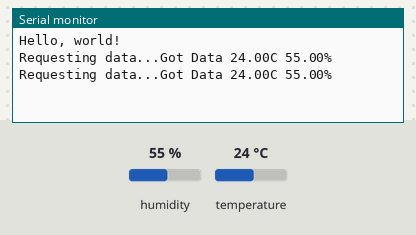
This sketch was run on a simulated Arduino Uno, built with avr-gcc and run on an emulated ATmega328P. On the bench: the last lines printed to the serial monitor. The test bench sets the inputs (shaded band); at power-on: humidity 55 %, temperature 24 °C.

Above: at 4.8 s.
4.9 s: humidity set to 22 %
At 7.2 s:
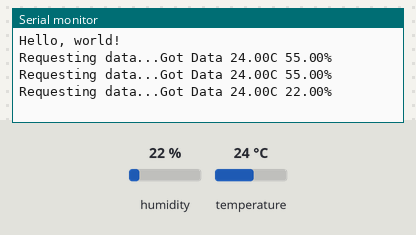
7.9 s: temperature set to 12 °C
At 9.2 s:
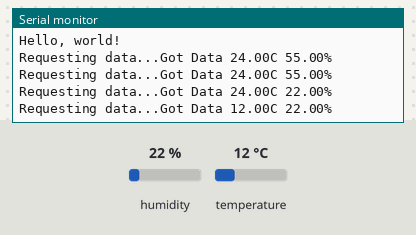
10.9 s: humidity set to 40 %
At 13.1 s:
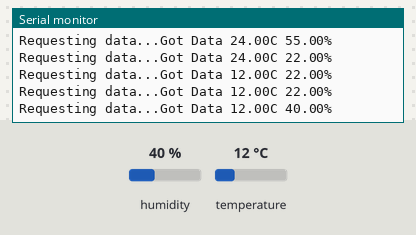
Timing chart, 0 to 14.6 s (numbered marks = the images above; inputs shaded):
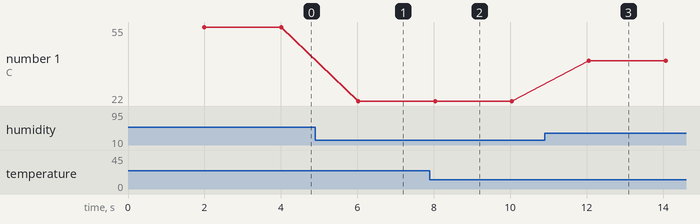

Measured:
- after the input at 4.9 s, the serial monitor: prints a new line after 1.1 s (image 1)
- after the input at 7.9 s, the serial monitor: prints a new line after 0.13 s (image 2)
- after the input at 10.9 s, the serial monitor: prints a new line after 1.2 s (image 3)
- plotted number 1: 55 → 22 after the input at 4.9 s, 22 → 40 after the input at 10.9 s

The sketch:

USLIPayload__tempHumidity.ino
```cpp
/* USLIPayload.ino - Main driver program
 * Purpose: Constantly collect data and send via telemetry.
 * Created by the University of Washington USLI Team, 2010-2011
 * Released into the public domain - use at your own risk!
 */

//#include <Accelerometer.h>
//#include <Camera.h>
//#include <GPS.h>
//#include <LightIntensity.h>
//#include <Pressure.h>
//#include <TempHumidity.h>
//#include <Xbee.h>

#include <digitalWriteFast.h>
#include <DHT22.h>

unsigned long initTime;

// replace syntax
#define TSL235R_PORT 21
#define DHT22_PORT 22

DHT22 myDHT22(DHT22_PORT);

void setup() {
  Serial.begin(9600);
  Serial.println("Hello, world!");
}

void loop() {
  DHT22_ERROR_t errorCode;

  delay(2000);
  Serial.print("Requesting data...");
  errorCode = myDHT22.readData();
  switch(errorCode)
  {
    case DHT_ERROR_NONE:
      Serial.print("Got Data ");
      Serial.print(myDHT22.getTemperatureC());
      Serial.print("C ");
      Serial.print(myDHT22.getHumidity());
      Serial.println("%");
      break;
    case DHT_ERROR_CHECKSUM:
      Serial.print("check sum error ");
      Serial.print(myDHT22.getTemperatureC());
      Serial.print("C ");
      Serial.print(myDHT22.getHumidity());
      Serial.println("%");
      break;
    case DHT_BUS_HUNG:
      Serial.println("BUS Hung ");
      break;
    case DHT_ERROR_NOT_PRESENT:
      Serial.println("Not Present ");
      break;
    case DHT_ERROR_ACK_TOO_LONG:
      Serial.println("ACK time out ");
      break;
    case DHT_ERROR_SYNC_TIMEOUT:
      Serial.println("Sync Timeout ");
      break;
    case DHT_ERROR_DATA_TIMEOUT:
      Serial.println("Data Timeout ");
      break;
    case DHT_ERROR_TOOQUICK:
      Serial.println("Polled to quick ");
      break;
  }
}
```
